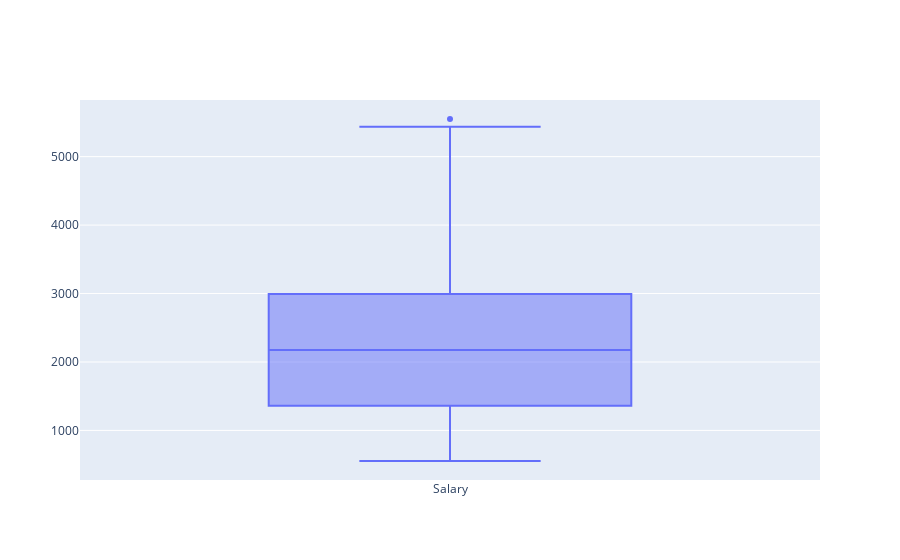

The code cell stored with this chart in its notebook:
### Markdown cell above
# Boxplot Charts

### Code cell
import plotly.graph_objects as go

fig = go.Figure()
fig.add_trace(go.Box(y = employee_salary['salary'], name='Salary'))
fig.show()

### Figure 1 — Plotly figure (JSON) as saved in the notebook; plotly's stock layout.template omitted (floating-point values rounded to 4 significant figures; data arrays with more than 128 entries replaced by an {"elided": "..."} marker saying what was removed)
{"data": [{"name": "Salary", "type": "box", "y": {"elided": "1000 int values"}}], "layout": {}}
